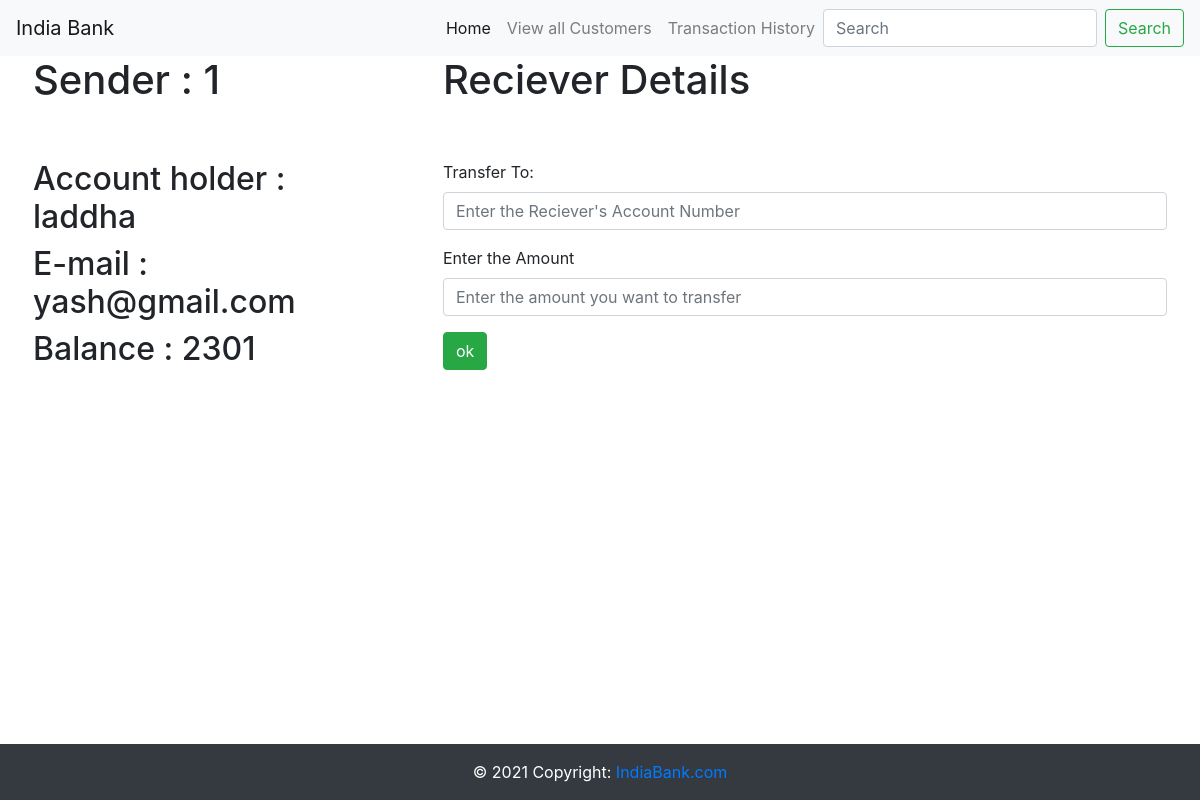
/first/1/, run on the app's committed database.
### first/models.py (models this page shows, shortened)
class Customer(models.Model):
    acc_no= models.IntegerField(primary_key=True)
    acc_holder = models.CharField(max_length=200)
    email_id = models.EmailField(max_length=254)
    current_balance = models.IntegerField(default=0)

### first/views.py (the view)
# urls.py: path('<int:acc_no>/', views.Transaction, name='Trans'),
def Transaction(request,acc_no):
    particular_cust=Customer.objects.filter(acc_no=acc_no)
    return render(request,"Trans.html" , {'particular_cust':particular_cust,'acc_no':acc_no} )

### templates/Trans.html (shortened to what this page needs)
{% extends 'base.html' %}
{% block content %}
<div class="row">
    <div class="col-sm-4 px-5">
        <h1>Sender : {{acc_no}}</h1>
        <br>
        <br>
        {% for particular_cust in particular_cust%}
        <h2> Account holder : {{particular_cust.acc_holder}}</h2>
        <h2> E-mail : {{particular_cust.email_id}}</h2>
        <h2> Balance : {{particular_cust.current_balance}}</h2>
        {% endfor %}
</div>
<div class="col-sm-8 px-5">
    <h1>Reciever Details</h1>
    <br>
    <br>
    <form method="POST" action="/first/formop/">{% csrf_token %}
        <div class="form-group">
          <label for="formGroupExampleInput">Transfer To: </label>
          <input type="text" class="form-control" id="recv_acc_no" name="recv_acc_no" placeholder="Enter the Reciever's Account Number">
        </div>
        <div class="form-group">
          <label for="formGroupExampleInput2">Enter the Amount</label>
          <input type="text" class="form-control" id="amt_to_transfer" name="amt_to_transfer" placeholder="Enter the amount you want to transfer">
        </div>
        <input class='btn btn-success' type="Submit" value="ok" >
      </form>
</div>
</div>
{% endblock content %}

### data on the page
Customer: acc_holder "laddha", email_id "yash@gmail.com", current_balance "2301"

### other printed values
{{ acc_no }} "1"
